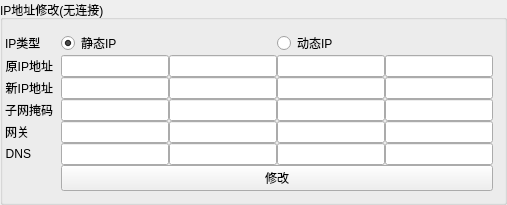
              <widget class="QGroupBox" name="groupBox_18">
               <property name="title">
                <string>IP地址修改(无连接)</string>
               </property>
               <layout class="QVBoxLayout" name="verticalLayout_26">
                <property name="leftMargin">
                 <number>2</number>
                </property>
                <item>
                 <layout class="QVBoxLayout" name="verticalLayout_3">
                  <item>
                   <layout class="QFormLayout" name="formLayout_3">
                    <property name="verticalSpacing">
                     <number>0</number>
                    </property>
                    <item row="0" column="1">
                     <layout class="QHBoxLayout" name="horizontalLayout_3">
                      <item>
                       <widget class="QRadioButton" name="radioButton_3">
                        <property name="text">
                         <string>静态IP</string>
                        </property>
                        <property name="checked">
                         <bool>true</bool>
                        </property>
                       </widget>
                      </item>
                      <item>
                       <widget class="QRadioButton" name="radioButton_2">
                        <property name="text">
                         <string>动态IP</string>
                        </property>
                       </widget>
                      </item>
                     </layout>
                    </item>
                    <item row="3" column="0">
                     <widget class="QLabel" name="label_42">
                      <property name="text">
                       <string>原IP地址</string>
                      </property>
                      <property name="alignment">
                       <set>Qt::AlignRight|Qt::AlignTrailing|Qt::AlignVCenter</set>
                      </property>
                     </widget>
                    </item>
                    <item row="3" column="1">
                     <layout class="QHBoxLayout" name="horizontalLayout_32">
                      <property name="spacing">
                       <number>0</number>
                      </property>
                      <item>
                       <widget class="QLineEdit" name="lineEdit_35"/>
                      </item>
                      <item>
                       <widget class="QLineEdit" name="lineEdit_36"/>
                      </item>
                      <item>
                       <widget class="QLineEdit" name="lineEdit_53"/>
                      </item>
                      <item>
                       <widget class="QLineEdit" name="lineEdit_54"/>
                      </item>
                     </layout>
                    </item>
                    <item row="4" column="0">
                     <widget class="QLabel" name="label_46">
                      <property name="text">
                       <string>新IP地址</string>
                      </property>
                      <property name="alignment">
                       <set>Qt::AlignRight|Qt::AlignTrailing|Qt::AlignVCenter</set>
                      </property>
                     </widget>
                    </item>
                    <item row="4" column="1">
                     <layout class="QHBoxLayout" name="horizontalLayout_33">
                      <property name="spacing">
                       <number>0</number>
                      </property>
                      <item>
                       <widget class="QLineEdit" name="lineEdit_67"/>
                      </item>
                      <item>
                       <widget class="QLineEdit" name="lineEdit_68"/>
                      </item>
                      <item>
                       <widget class="QLineEdit" name="lineEdit_69"/>
                      </item>
                      <item>
                       <widget class="QLineEdit" name="lineEdit_70"/>
                      </item>
                     </layout>
                    </item>
                    <item row="5" column="0">
                     <widget class="QLabel" name="label_43">
                      <property name="text">
                       <string>子网掩码</string>
                      </property>
                      <property name="alignment">
                       <set>Qt::AlignRight|Qt::AlignTrailing|Qt::AlignVCenter</set>
                      </property>
                     </widget>
                    </item>
                    <item row="5" column="1">
                     <layout class="QHBoxLayout" name="horizontalLayout_42">
                      <property name="spacing">
                       <number>0</number>
                      </property>
                      <item>
                       <widget class="QLineEdit" name="lineEdit_55"/>
                      </item>
                      <item>
                       <widget class="QLineEdit" name="lineEdit_56"/>
                      </item>
                      <item>
                       <widget class="QLineEdit" name="lineEdit_57"/>
                      </item>
                      <item>
                       <widget class="QLineEdit" name="lineEdit_58"/>
                      </item>
                     </layout>
                    </item>
                    <item row="6" column="0">
                     <widget class="QLabel" name="label_44">
                      <property name="text">
                       <string>网关</string>
                      </property>
                      <property name="alignment">
                       <set>Qt::AlignRight|Qt::AlignTrailing|Qt::AlignVCenter</set>
                      </property>
                     </widget>
                    </item>
                    <item row="6" column="1">
                     <layout class="QHBoxLayout" name="horizontalLayout_43">
                      <property name="spacing">
                       <number>0</number>
                      </property>
                      <item>
                       <widget class="QLineEdit" name="lineEdit_59"/>
                      </item>
                      <item>
                       <widget class="QLineEdit" name="lineEdit_60"/>
                      </item>
                      <item>
                       <widget class="QLineEdit" name="lineEdit_61"/>
                      </item>
                      <item>
                       <widget class="QLineEdit" name="lineEdit_62"/>
                      </item>
                     </layout>
                    </item>
                    <item row="7" column="0">
                     <widget class="QLabel" name="label_45">
                      <property name="text">
                       <string>DNS</string>
                      </property>
                      <property name="alignment">
                       <set>Qt::AlignRight|Qt::AlignTrailing|Qt::AlignVCenter</set>
                      </property>
                     </widget>
                    </item>
                    <item row="7" column="1">
                     <layout class="QHBoxLayout" name="horizontalLayout_44">
                      <property name="spacing">
                       <number>0</number>
                      </property>
                      <item>
                       <widget class="QLineEdit" name="lineEdit_63"/>
                      </item>
                      <item>
                       <widget class="QLineEdit" name="lineEdit_64"/>
                      </item>
                      <item>
                       <widget class="QLineEdit" name="lineEdit_65"/>
                      </item>
                      <item>
                       <widget class="QLineEdit" name="lineEdit_66"/>
                      </item>
                     </layout>
                    </item>
                    <item row="8" column="1">
                     <widget class="QPushButton" name="pushButton_54">
                      <property name="text">
                       <string>修改</string>
                      </property>
                     </widget>
                    </item>
                    <item row="0" column="0">
                     <widget class="QLabel" name="label_47">
                      <property name="minimumSize">
                       <size>
                        <width>50</width>
                        <height>0</height>
                       </size>
                      </property>
                      <property name="text">
                       <string>IP类型</string>
                      </property>
                     </widget>
                    </item>
                    <item row="8" column="0">
                     <spacer name="horizontalSpacer">
                      <property name="orientation">
                       <enum>Qt::Horizontal</enum>
                      </property>
                      <property name="sizeType">
                       <enum>QSizePolicy::Fixed</enum>
                      </property>
                      <property name="sizeHint" stdset="0">
                       <size>
                        <width>50</width>
                        <height>20</height>
                       </size>
                      </property>
                     </spacer>
                    </item>
                   </layout>
                  </item>
                 </layout>
                </item>
               </layout>
              </widget>
